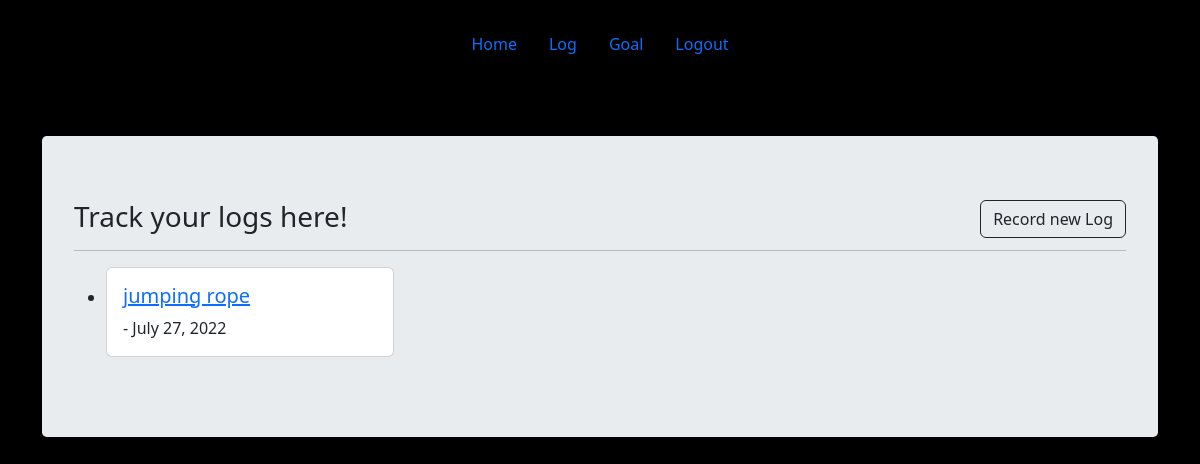
Page /logs/ (signed in) on the earlier database version.
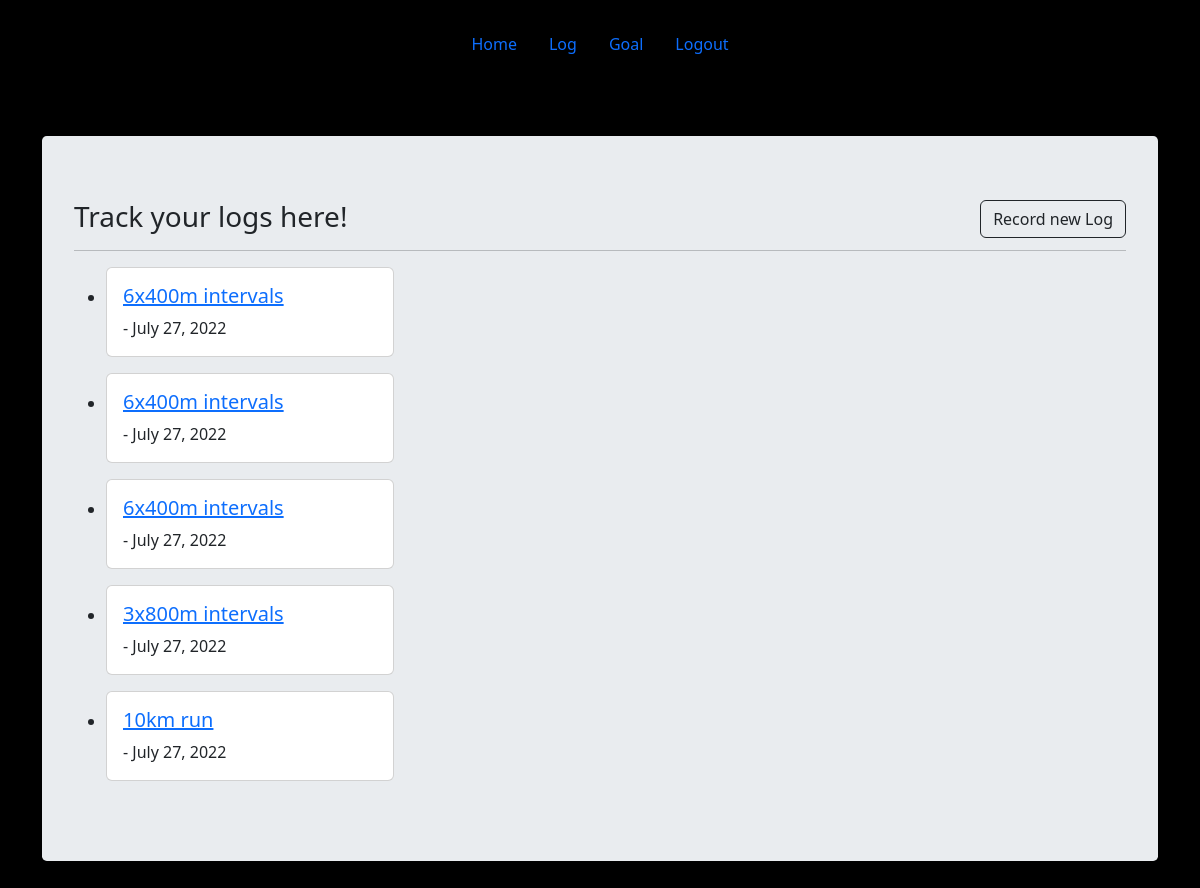
Same page on the later database version.
### traininglog/models.py (models this page shows, shortened)
class Log(models.Model):
    user = models.ForeignKey(User, on_delete=models.CASCADE, related_name="log", null=True)
    title = models.CharField(max_length=50)
    description = models.TextField()
    pub_date = models.DateField(auto_now_add=True)

### traininglog/views.py (the view)
# urls.py: path('logs/', views.LogsView.as_view(), name='logs'),
class LogsView(generic.ListView):
    template_name = 'traininglog/logs.html'
    context_object_name = 'logs'
    def get_queryset(self):
        return Log.objects.filter(user=self.request.user).order_by('-pub_date')

### traininglog/templates/traininglog/logs.html (shortened to what this page needs)
{% extends 'traininglog/base.html' %}
  {% block content %}
  <h3>Track your logs here! <a id="record-log" href="/newlog" class="btn btn-outline-dark float-right" role="button" aria-pressed="true">Record new Log</a></h3>
  <hr>
    {% for log in logs %}
      <ul>
        <li>
          <div class="card" style="width: 18rem;">
            <div class="card-body">
              <h5 class="card-title"><a href="{% url 'traininglog:log' log.id %}">{{log.title}}</a></h5>
              <p class="card-text">- {{log.pub_date}}</p>
            </div>
          </div>
        </li>
      </ul>
    {% endfor %}
  {% endblock content %}

### traininglog/templates/traininglog/base.html (shortened to what this page needs)
{% load static %}
<!DOCTYPE html>
<html lang="en" dir="ltr">
  <head>
    <link rel="stylesheet" href="https://stackpath.bootstrapcdn.com/bootstrap/4.5.2/css/bootstrap.min.css">
    <link href="https://cdn.jsdelivr.net/npm/bootstrap@5.2.0-beta1/dist/css/bootstrap.min.css" rel="stylesheet">
    <link rel="stylesheet" href="{% static 'traininglog/style.css' %}">
  <body>
    <br>
    <ul class="nav justify-content-center ">
    {% if user.is_authenticated %}
      <li class="nav-item">
        <a class="nav-link" href="{% url 'traininglog:home' %}">Home</a>
      </li>
      <li class="nav-item">
        <a class="nav-link" href="{% url 'traininglog:logs' %}">Log</a>
      </li>
      <li class="nav-item">
         <a class="nav-link" href="{% url 'traininglog:goal' %}">Goal</a>
      </li>
      <li class="nav-item">
         <a class="nav-link" href="{% url 'logout' %}">Logout</a>
      </li>
    {% else %}
      <li class="nav-item">
        <a class="nav-link" href="/login">Login</a>
      </li>
    {% endif %}
    </ul>
    <br>
    <br>
    <br>
    <div class="container">
      <div class="jumbotron">
        {% block content %}{% endblock content %}
      </div>
    </div>
  </body>
</html>

### traininglog/static/traininglog/style.css (style rules this page uses)
body { background-color: rgb(0, 0, 0); }

Differences in the rows shown:
removed Log: title "jumping rope", pub_date "July 27, 2022"
added Log: title "6x400m intervals", pub_date "July 27, 2022"
added Log: title "6x400m intervals", pub_date "July 27, 2022"
added Log: title "6x400m intervals", pub_date "July 27, 2022"
added Log: title "3x800m intervals", pub_date "July 27, 2022"
added Log: title "10km run", pub_date "July 27, 2022"
